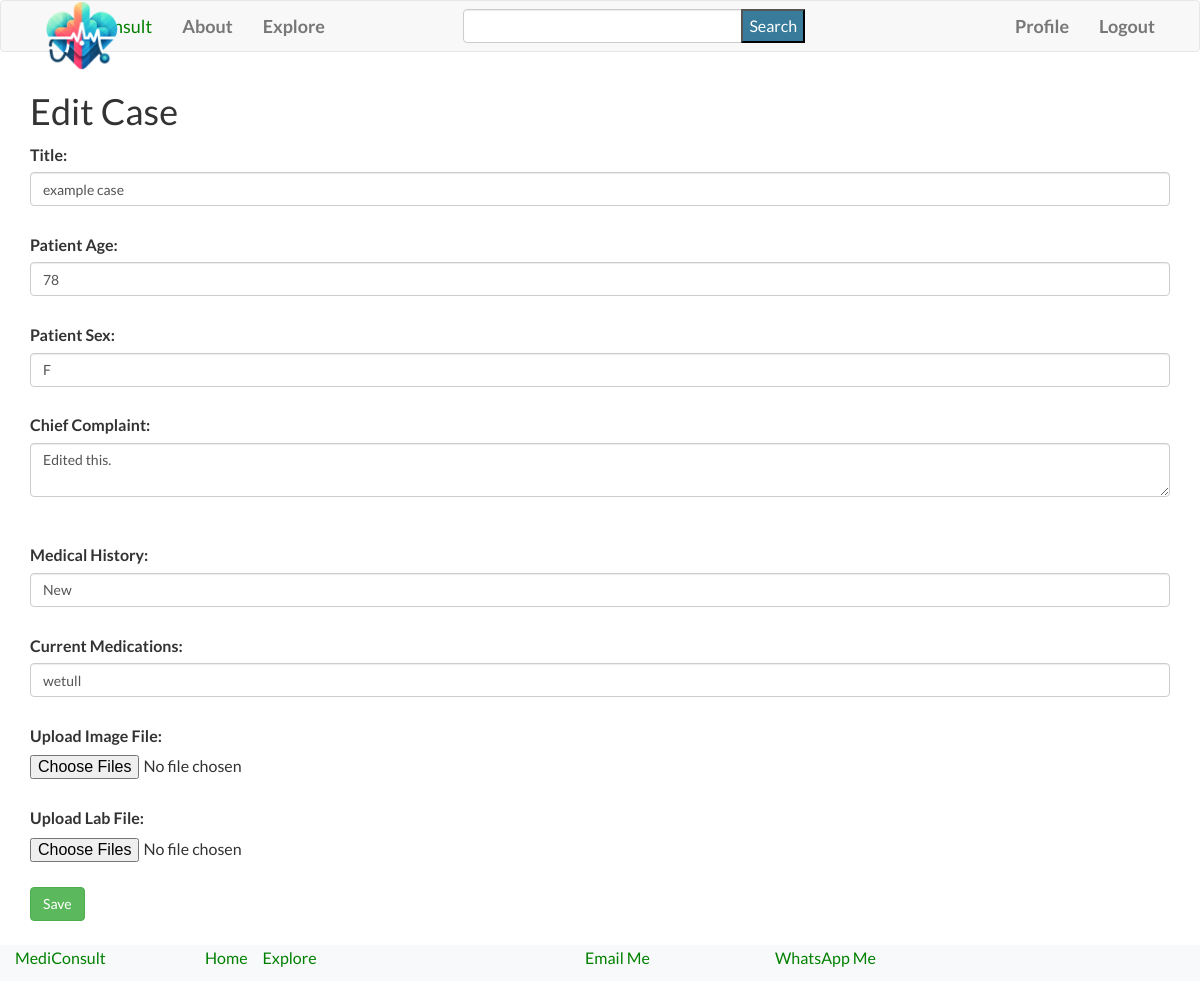
/edit_case/4 (signed in), run on the app's committed database.
### app/models.py (models this page shows, shortened)
class Case(db.Model):
    id = db.Column(db.Integer, primary_key=True)
    title = db.Column(db.String(140))
    question = db.Column(db.String(140))
    patient_age = db.Column(db.String(20))
    patient_sex = db.Column(db.String(10))
    chief_complaint = db.Column(db.Text)
    medical_history = db.Column(db.Text)
    current_medications = db.Column(db.Text)
    image_files = db.Column(db.String(255))  # Store file paths for images
    lab_files = db.Column(db.String(255))  # Store file paths for lab files
    timestamp = db.Column(db.DateTime, index=True, default=datetime.utcnow)
    user_id = db.Column(db.Integer, db.ForeignKey('user.id'))
    comments = db.relationship('Comment', backref='case', lazy='dynamic')

### app/routes.py (the view, shortened to what this page needs)
@app.route('/edit_case/<int:id>', methods=['GET', 'POST'])
@login_required
def edit_case(id):
    case=Case.query.get_or_404(id)
    if case.user_id != current_user.id:
        abort(403)
        flash('You only can edit your cases!')
    form= CaseForm()
    if request.method == 'GET':
        form.title.data = case.title
        form.patient_age.data = case.patient_age
        form.patient_sex.data = case.patient_sex
        form.chief_complaint.data = case.chief_complaint
        form.medical_history.data = case.medical_history
        form.current_medications.data = case.current_medications
    return render_template('edit_case.html', title='Edit Case', form=form, case=case)

### forms.py
class SearchForm(FlaskForm):
    query = StringField('Query', validators=[DataRequired()])
    submit = SubmitField('Search')

class CaseForm(FlaskForm):
    title = StringField('Title', validators=[DataRequired()])
    patient_age = StringField('Patient Age', validators=[DataRequired()])
    patient_sex = StringField('Patient Sex', validators=[DataRequired()])
    chief_complaint = TextAreaField('Chief Complaint', validators=[DataRequired()])
    medical_history = StringField('Medical History', validators=[DataRequired()])
    current_medications = StringField('Current Medications', validators=[DataRequired()])
    image_files = MultipleFileField('Upload Image Files')
    lab_files = MultipleFileField('Upload Lab Files')
    submit = SubmitField('Submit')

### app/routes.py (called while the page is built)
@login.user_loader
def load_user(id):
    return User.query.get(int(id))

@app.before_request
def before_request():
    g.search_form = SearchForm()
    if current_user.is_authenticated:
        current_user.last_seen = datetime.utcnow()
        db.session.commit()

@app.context_processor
def inject_search_form():
    return {'search_form': SearchForm()}

### app/templates/edit_case.html (shortened to what this page needs)
{% extends "base.html" %}
{% block app_content %}
  <h1>{{ title }}</h1>
  <form action="{{ url_for('edit_case', id=case.id) }}" method="post" enctype="multipart/form-data">
    <label for="title">Title:</label>
    {{ form.title(class="form-control", placeholder="Enter title") }}
    <br>
    <label for="patient_age">Patient Age:</label>
    {{ form.patient_age(class="form-control", placeholder="Enter patient age") }}
    <br>
    <label for="patient_sex">Patient Sex:</label>
    {{ form.patient_sex(class="form-control", placeholder="Enter patient sex") }}
    <br>
    <label for="chief_complaint">Chief Complaint:</label>
    {{ form.chief_complaint(class="form-control", placeholder="Enter chief complaint", style="margin-bottom: 20px;") }}
    <br>
    <label for="medical_history">Medical History:</label>
    {{ form.medical_history(class="form-control", placeholder="Enter medical history", rows="5") }}
    <br>
    <label for="current_medications">Current Medications:</label>
    {{ form.current_medications(class="form-control", placeholder="Enter current medications") }}
    <br>
    <label for="image_files">Upload Image File:</label>
    {{ form.image_files(class="form-control-file") }}
    <br>
    <label for="lab_files">Upload Lab File:</label>
    {{ form.lab_files(class="form-control-file") }}
    <br>
    <button type="submit" class="btn btn-success">Save</button>
  </form>
{% endblock %}

### app/static/css/base.css (style rules this page uses)
body, ul, li, p { margin: 0; padding: 0; }
body { margin: 0 !important; padding: 0; font-family: 'Lato', sans-serif; line-height: 1.6; font-size: 16px; min-height: 100vh; overflow-x: hidden; padding-bottom: 60px; }
#search_submit { position: absolute; top: 0; right: 0; background-color: #387B9A; height: 100%; color: white; }

### data on the page
Case: title "example case", patient_age "78", patient_sex "F", chief_complaint "Edited this.", medical_history "New", current_medications "wetull"

### other printed values
{{ title }} "Edit Case"
